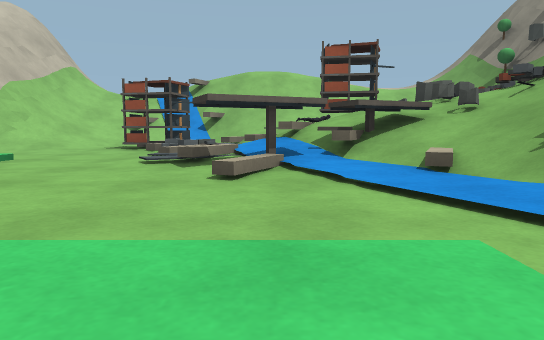
[1] (above)

18 first-person views from a walk through a Gazebo world. The camera is 0.32 m above the floor, tilts 6° down and sees 70° across. The floor is counted in squares, 1 m on a side. Each view is taken from the middle of a square. On the plan, view 1 faces up. The plan holds only what a view shows up to about 9 squares ahead; the rest is blank. The place goes on beyond the plan.

[2]
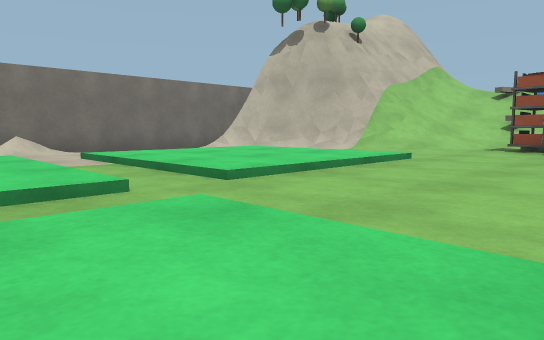

[3]
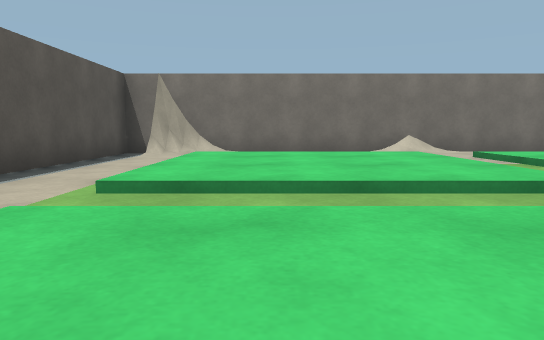

[4]
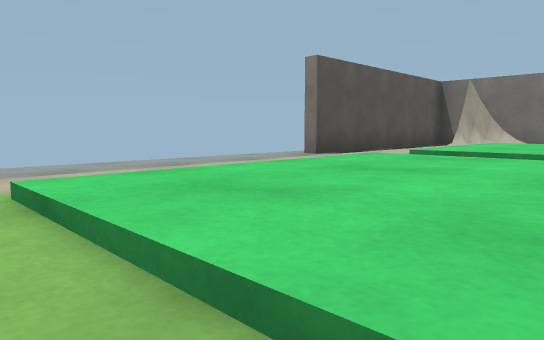

[5]
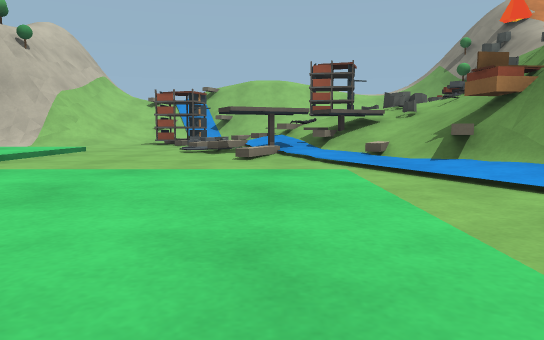

[6]
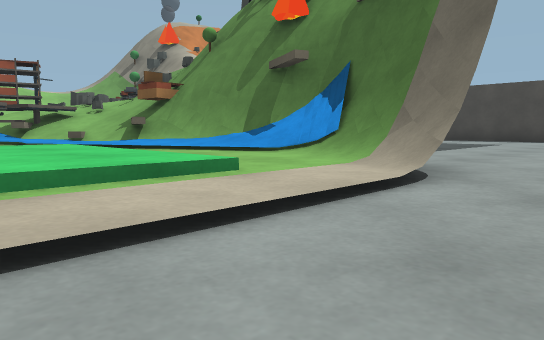

[7]
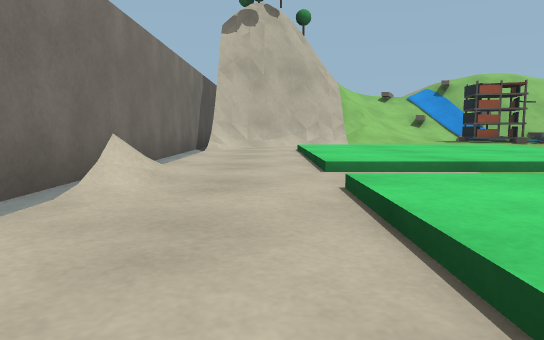

[8]
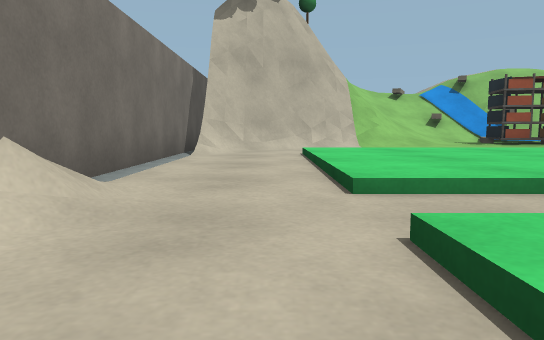

[9]
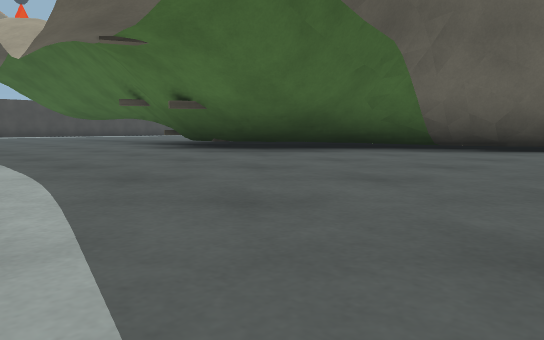

[10]
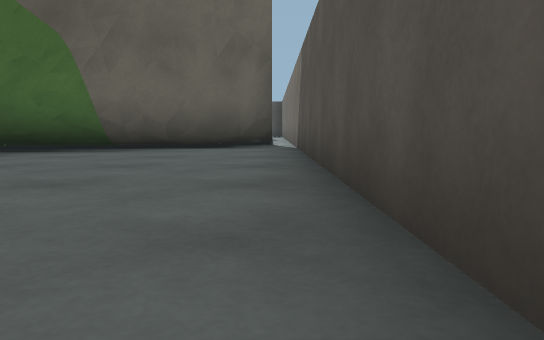

[11]
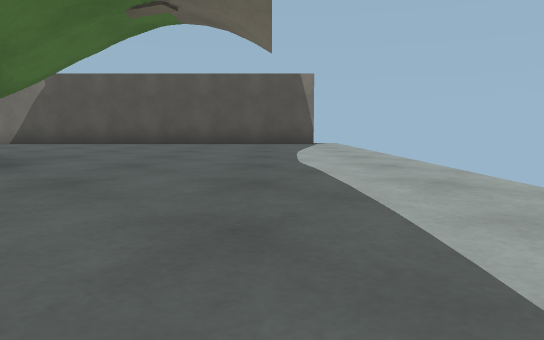

[12]
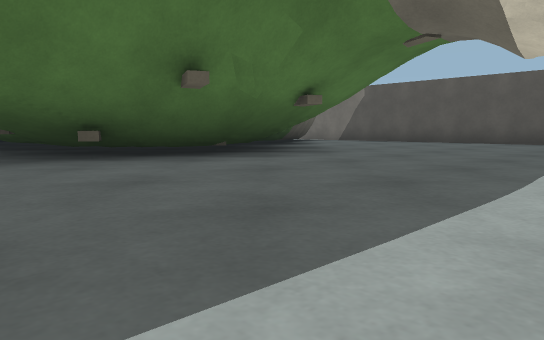

[13]
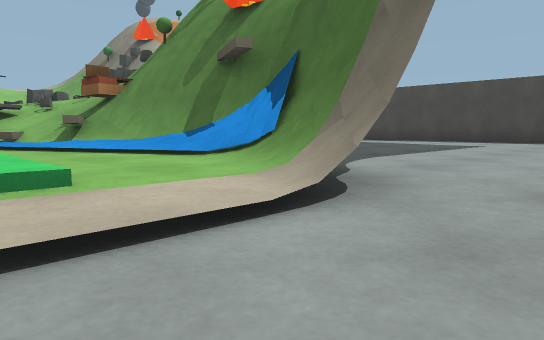

[14]
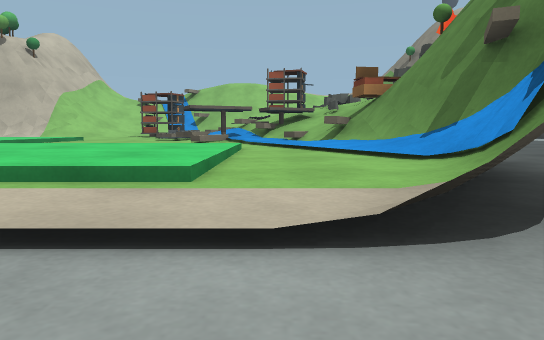

[15]
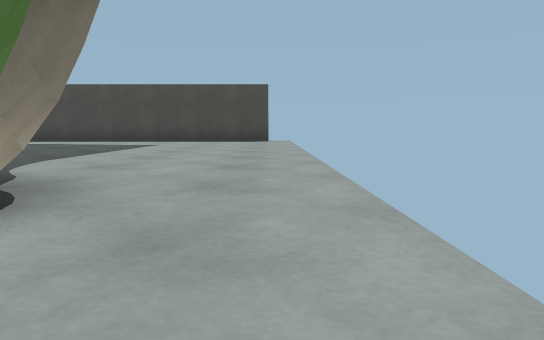

[16]
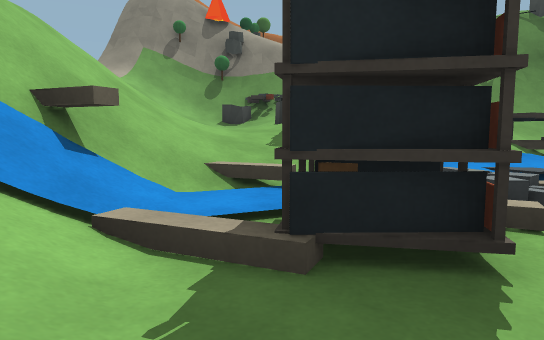

[17]
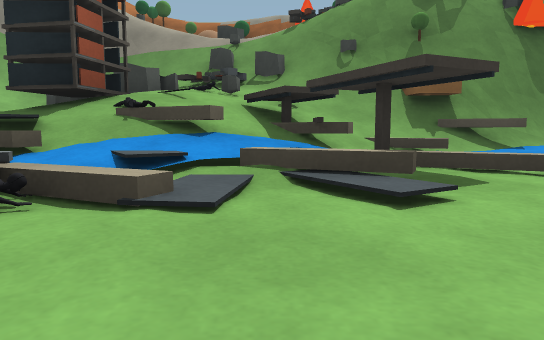

[18]
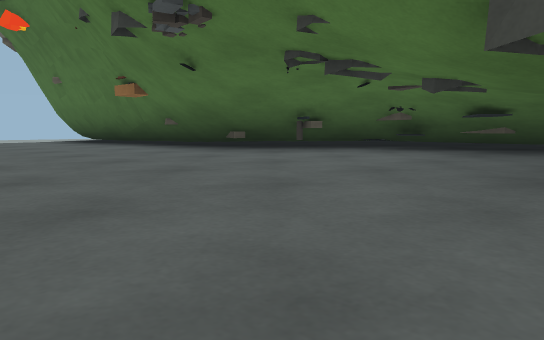

### Floor plan
Key: @ floor where view 1 was taken; # wall or solid block; x gap in a wall; . main floor; : floor 0.05 m higher than the main floor; + floor 0.1 m higher than the main floor; * floor 0.15 m higher than the main floor; / step, stairs or slope; = window, fence, low wall or low ledge; T thing the floor can be seen under or through; B apartment block; R rock.
Columns run from 9 left of view 1 to 11 right of it. Each row starts with its distance up from view 1.
 13 x..........
 12 #..........
 11 #...........
 10 #...........
  9 #.... #####  R..
  8 #...T/BB=####...
  7 #.TTT/+#=##.....
  6 ###::::+=##.....
  5 ##:///:+=###.....
  4 #::***::####.....
  3 #::***:::==#....
  2 ##:///::::/#...
  1 ##:///:///:=#..  ..
  0 #::***:**@:/#......
 -1 #::***:***:##.......
 -2 ##:///:///:#........#
 -3 ##=////////#.......
 -4 ######.............

Positions as (right, up) in squares from view 1, and headings:
1: (0, 0), facing up
2: (-1, 0), facing up-left
3: (-1, -1), facing left
4: (1, 0), facing down-left
5: (0, -2), facing up
6: (-1, -4), facing up-right
7: (-7, -1), facing up
8: (-7, 0), facing up
9: (-8, 13), facing down-right
10: (-8, 13), facing down
11: (0, 12), facing left
12: (1, 13), facing down-left
13: (0, -4), facing up-right
14: (1, -4), facing up
15: (0, -4), facing right
16: (-4, 8), facing right
17: (-3, 5), facing right
18: (6, 9), facing down-left
